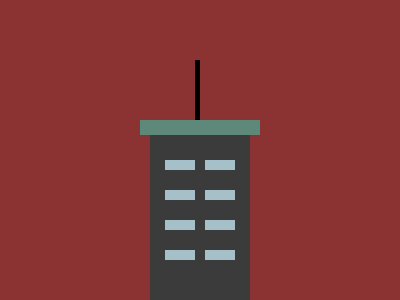
Frame 1 (no input)
Frame 60 (no input): identical to frame 1, image omitted
Frame 120 (the mouse pressed at the canvas centre since frame 60): identical to frame 1, image omitted

The p5.js sketch that drew this single still picture (run headless with seeded random() and noise() and a simulated clock; from frame 60 on, the mouse is pressed at the canvas centre):

// p5.js sketch
// ── sketch.js
function setup() {
    createCanvas(400, 300);
    frameRate(30);
    colorMode(HSB);
    noStroke();

}

function draw() {
    background(220);

    fill('#8b3333ff');
    rect(0, 0, 400, 300);

    fill('#3b3b3bff');
    rect(150, 120, 100, 180);

    fill('#5e887aff');
    rect(140, 120, 120, 15);

    fill('#000000ff');
    rect(195, 60, 5, 60);

    fill('#a5c0c9ff');
    rect(165, 250, 30, 10);

    fill('#a5c0c9ff');
    rect(165, 220, 30, 10);

    fill('#a5c0c9ff');
    rect(165, 190, 30, 10);

    fill('#a5c0c9ff');
    rect(165, 160, 30, 10);

    fill('#a5c0c9ff');
    rect(205, 250, 30, 10);

    fill('#a5c0c9ff');
    rect(205, 220, 30, 10);

    fill('#a5c0c9ff');
    rect(205, 190, 30, 10);

    fill('#a5c0c9ff');
    rect(205, 160, 30, 10);
}
